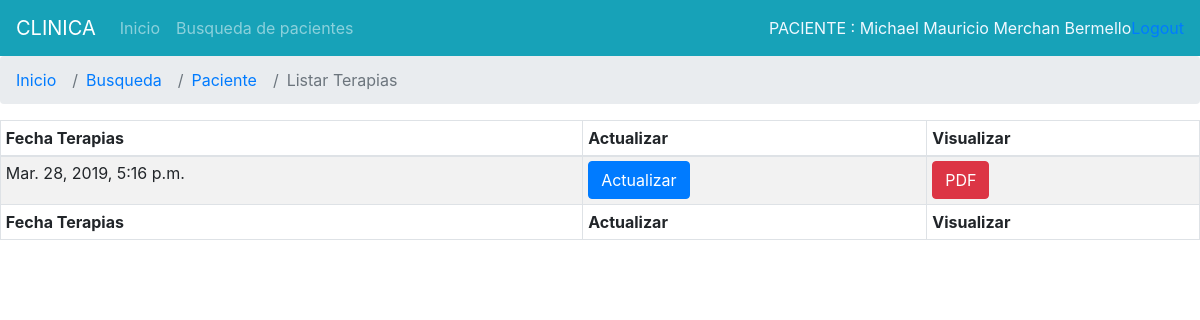
The page /terapias/listar/7 (signed in) on the database its author committed.
### Registros/models.py (models this page shows, shortened)
class Paciente(models.Model):
	cedula=models.CharField(max_length=13,unique=True,verbose_name='Cedula de indentidad')
	nombre1=models.CharField(max_length=50,verbose_name='Primer nombre')
	nombre2=models.CharField(max_length=50,verbose_name='Segundo nombre')
	apellPadre=models.CharField(max_length=50,verbose_name='Apellido paterno')
	apellMadre=models.CharField(max_length=50,verbose_name='Apellido materno')
	sexo=models.CharField(max_length=2,choices=(('F', 'Femenino'),('M', 'Masculino'),))
	direccion=models.CharField(max_length=100,verbose_name='DIRECCION DOMICILIARIA')
	fechNacimiento=models.DateField('fecha de naciemiento',default=timezone.now)
	lugarNacimiento=models.CharField(max_length=100,verbose_name='LUGAR DE NACIMIENTO')
	nacionalidad=models.CharField(max_length=100,verbose_name='NACIONALIDAD')
	grupoCultural=models.CharField(max_length=100,verbose_name='GRUPO CULTURAL')
	estadoCivil=models.CharField(max_length=3,choices=(('SOL', 'Soltero'),('CAS', 'Casado'),('DIV', 'Divorciado'),('VIU', 'Viudo'),('UNL', 'Unión libre')))
	instruccion=models.CharField(max_length=100,verbose_name='INSTRUCION EDUCATIVA')
	ocupacion=models.CharField(max_length=100,verbose_name='OCUPACION')
	empresa=models.CharField(max_length=100,verbose_name='EMPRESA')
	tipo_sangre=models.CharField(max_length=100,verbose_name='TIPO DE SANGRE')
	tipo_seguro=models.CharField(max_length=100,verbose_name='TIPO DE SEGURIDAD')
	telefono=models.CharField(max_length=9,verbose_name='Telefono del paciente')
	celular=models.CharField(max_length=10,verbose_name='Celular del paciente')
	correo=models.EmailField(verbose_name='Correo del paciente')
	pariente=models.CharField(max_length=100,verbose_name='NOMBRE PARIENTE')
	parentesco=models.CharField(max_length=100,verbose_name='Parentesco')
	telefono_pariente=models.CharField(max_length=9,verbose_name='Telefono del pariente')
	celular_pariente=models.CharField(max_length=10,verbose_name='Celular del referido')
	foto=models.ImageField(upload_to='fotos', null=True,blank=True)
	fech_creado=models.DateTimeField(auto_now_add=True,verbose_name='Fecha de admision')
	fech_actualizado=models.DateTimeField(auto_now=True,verbose_name='FECHA DE ACTUALIZACION')

class terapias(models.Model):
	paciente = models.ForeignKey(Paciente, on_delete=models.CASCADE,verbose_name='PACIENTE')
	encabezado = models.CharField(max_length=50,verbose_name='Encabezado')
	observaciones = models.CharField(max_length=10000,verbose_name='Observaciones')
	fech_informe=models.DateTimeField(auto_now_add=True,verbose_name='')
	fech_actualizado=models.DateTimeField(auto_now=True,verbose_name='')
	encargado = models.CharField(max_length=30,verbose_name='ENCARGADO',blank=True,null=True)

### Registros/views.py (the view)
# urls.py: path('terapias/listar/<pk>',login_required(views.ListeTerapias.as_view()),name='listar_terapias'),
class ListeTerapias(DetailView):
    model = Paciente
    template_name='registros/listar_otros/listar_terapias.html'
    def get_context_data(self, **kwargs):
        context = super().get_context_data(**kwargs)
        parametro = self.kwargs.get('pk',None)
        analisis = terapias.objects.filter(paciente__id=parametro)
        context['analisis']=analisis
        return context

### Registros/templates/registros/listar_otros/listar_terapias.html (shortened to what this page needs)
{%extends "registros/base_listar.html"%}
{% block tipoeco %}
<li class="breadcrumb-item active" aria-current="page">Listar Terapias</li>
{% endblock %}
{% block content %}
<table id="dtDynamicVerticalScrollExample" class="table table-striped table-bordered table-sm" cellspacing="0" width="100%">
    <thead>
      <tr>
        <th class="th-sm">Fecha Terapias
        </th>
        <th class="th-sm">Actualizar
        </th>
        <th class="th-sm">Visualizar
            </th>
      </tr>
    </thead>
    <tbody>
        {% for list in analisis %}
        <tr>
            <td>{{list.fech_informe}}</td>
            <td><a class="btn btn-primary" href="#">Actualizar</a></td>
            <td><a class="btn btn-danger" href="#">PDF</a></td>
        </tr>
        {%endfor%}
    </tbody>
    <tfoot>
        <tr>
            <th>Fecha Terapias</th>
            <th>Actualizar</th>
            <th>Visualizar</th>
        </tr>
    </tfoot>
  </table>
{% endblock %}

### Registros/templates/registros/base_listar.html (shortened to what this page needs)
{% extends 'registros/base.html' %}
{% load crispy_forms_tags %}
{% block principal %}
<li class="nav-item">
  <a class="nav-link" href="{% url 'registros:index'%}">Inicio</a>
</li>
<li class="nav-item">
  <a class="nav-link" href="{% url 'registros:buscar'%}">Busqueda de pacientes</a>
</li>
{% endblock %}
{%block derecha%}
<div style="color:aliceblue">PACIENTE : {{paciente.nombre1}}&nbsp{{paciente.nombre2}}&nbsp{{paciente.apellPadre}}&nbsp{{paciente.apellMadre}}
</div>
{%endblock%}
{% block lista %}
<li class="breadcrumb-item"><a href="{% url 'registros:index'%}">Inicio</a></li>
<li class="breadcrumb-item"><a href="{% url 'registros:buscar'%}">Busqueda</a></li>
<li class="breadcrumb-item"><a href="{% url 'registros:paciente' ident=paciente.pk %}">Paciente</a></li>
{% block tipoeco %}{% endblock %}
{% endblock %}

### rows shown on the page
Paciente: nombre1 "Michael", nombre2 "Mauricio", apellPadre "Merchan", apellMadre "Bermello"
terapias: fech_informe "Mar. 28, 2019, 5:16 p.m."
